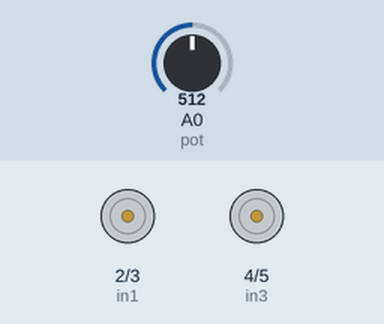
A sketch run on a simulated Arduino Uno, built with avr-gcc and run on an emulated ATmega328P. Parts: motor-driver pin pairs drawn as motors (green arrow = first pin HIGH = forward, orange = second pin HIGH = backward, longer = more drive, scaled by the enable pin). The inputs (shaded band) are chosen by the test bench; at power-on: A0 (pot) = 512.

Above: at 1.2 s.
1.3 s: A0 (pot) set to 521
2.8 s: A0 (pot) set to 490
At 3.1 s:
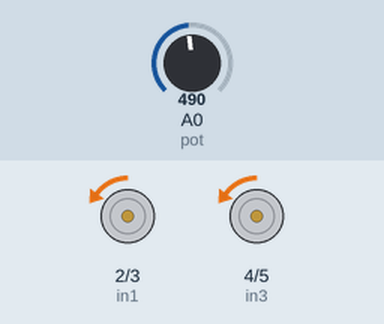
4.3 s: A0 (pot) set to 530
At 5.4 s:
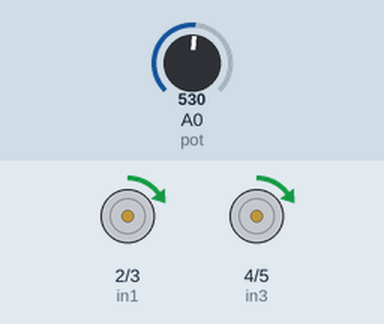
5.8 s: A0 (pot) set to 716
At 6.5 s:
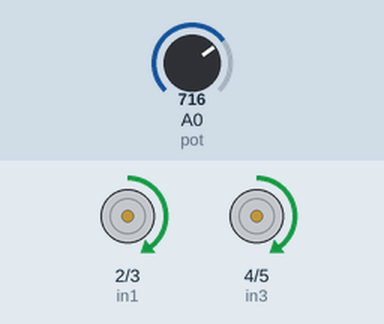
7.3 s: A0 (pot) set to 900
At 7.7 s:
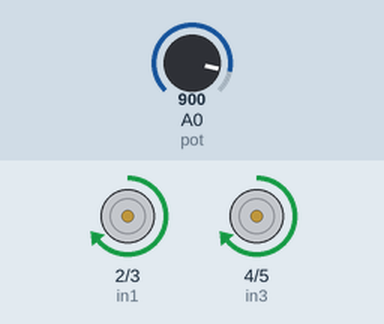
Timing chart, 0 to 9.8 s (numbered marks = the images above; inputs shaded):
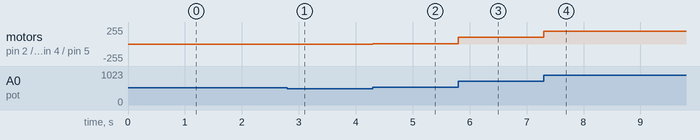

The sketch:

questao.ino
```cpp
int pot = A0;
int in1 = 2;
int in2 = 3;
int in3 = 4;
int in4 = 5;

int en1 = 6;
int en2 = 9;

//Função para frente
void frente_fun(int velocidade){

  digitalWrite(in1, HIGH);
  digitalWrite(in2, LOW);
  analogWrite(en1, velocidade);

  digitalWrite(in3, HIGH);
  digitalWrite(in4, LOW);
  analogWrite(en2, velocidade);

}

//Função para ré
void re_fun(int velocidade){

  digitalWrite(in1, LOW);
  digitalWrite(in2, HIGH);
  analogWrite(en1, velocidade);

  digitalWrite(in3, LOW);
  digitalWrite(in4, HIGH);
  analogWrite(en2, velocidade);

}

//Função de parada
void parada_fun(){

  digitalWrite(in1, LOW);
  digitalWrite(in2, LOW);
  analogWrite(en1, 0);

  digitalWrite(in3, LOW);
  digitalWrite(in4, LOW);
  analogWrite(en2, 0);

}

void setup() {
  Serial.begin(9600);
  pinMode(in1, OUTPUT);
  pinMode(in2, OUTPUT);
  pinMode(in3, OUTPUT);
  pinMode(in4, OUTPUT);
  pinMode(en1, OUTPUT);
  pinMode(en2, OUTPUT);

}

void loop() {

  int valor_pot = analogRead(pot);

  if (valor_pot > 520){
    int vel = map(valor_pot, 520, 1023, 0, 255);
    frente_fun(vel);
  }

  else if (valor_pot < 500){
    int vel = map(valor_pot, 500, 0, 0, 255);
    re_fun(vel);

  }
  else {
    parada_fun();

  }

}
```

Measured:
- after the input at 2.8 s, motor on pin 2 (in1) / pin 3 (in2), motor on pin 4 (in3) / pin 5 (in4): stopped → backward 5/255 at once
- after the input at 4.3 s, motor on pin 2 (in1) / pin 3 (in2), motor on pin 4 (in3) / pin 5 (in4): backward 5/255 → forward 5/255 at once
- after the input at 5.8 s, motor on pin 2 (in1) / pin 3 (in2), motor on pin 4 (in3) / pin 5 (in4): forward 5/255 → forward 99/255 at once
- after the input at 7.3 s, motor on pin 2 (in1) / pin 3 (in2), motor on pin 4 (in3) / pin 5 (in4): forward 99/255 → forward 192/255 at once
